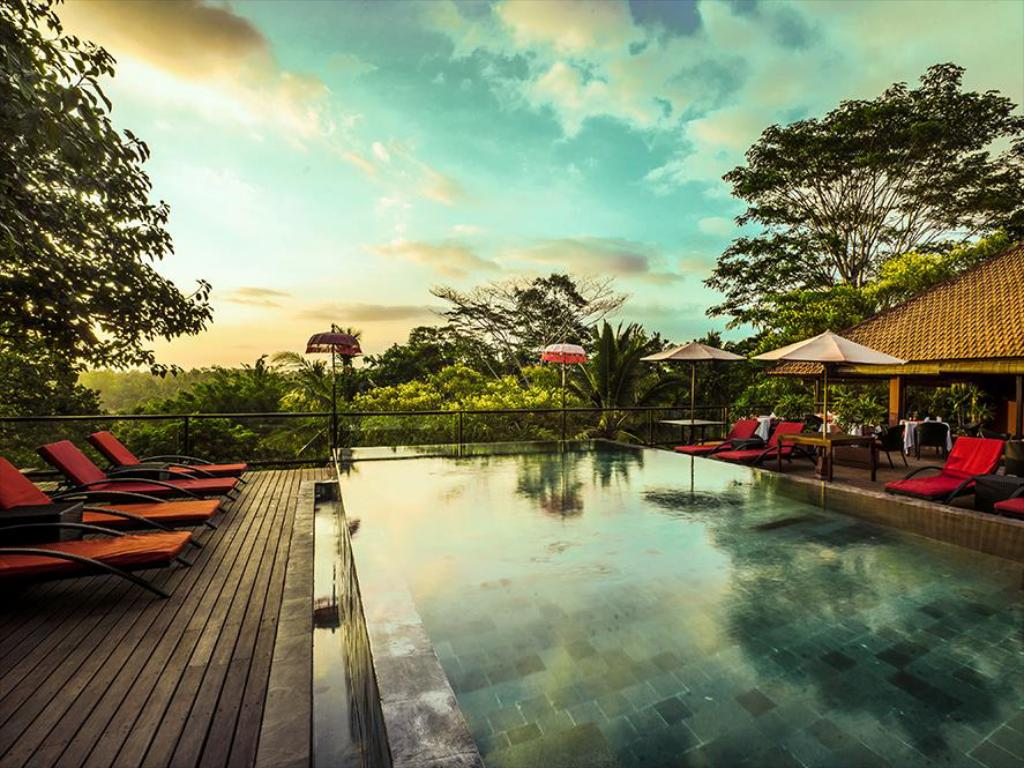
#> input picture goruntu_isleme/manzara.jpg, 1024 x 768 px, found by its file name
$ python ornek5.py
#> lines starting #> are read from the running program, lines starting #| are printed output that depends on the picture
# Goruntuleri karistirma
import numpy as np
import cv2
import matplotlib.pyplot as plt

img1 = cv2.imread("manzara.JPG")
#> img1 is the input picture: shape (768, 1024, 3); mean B, G, R 99.4, 128.2, 122.4
cv2.imshow("img1",img1)
cv2.waitKey(0)
img2 = cv2.imread("bird.JPG")
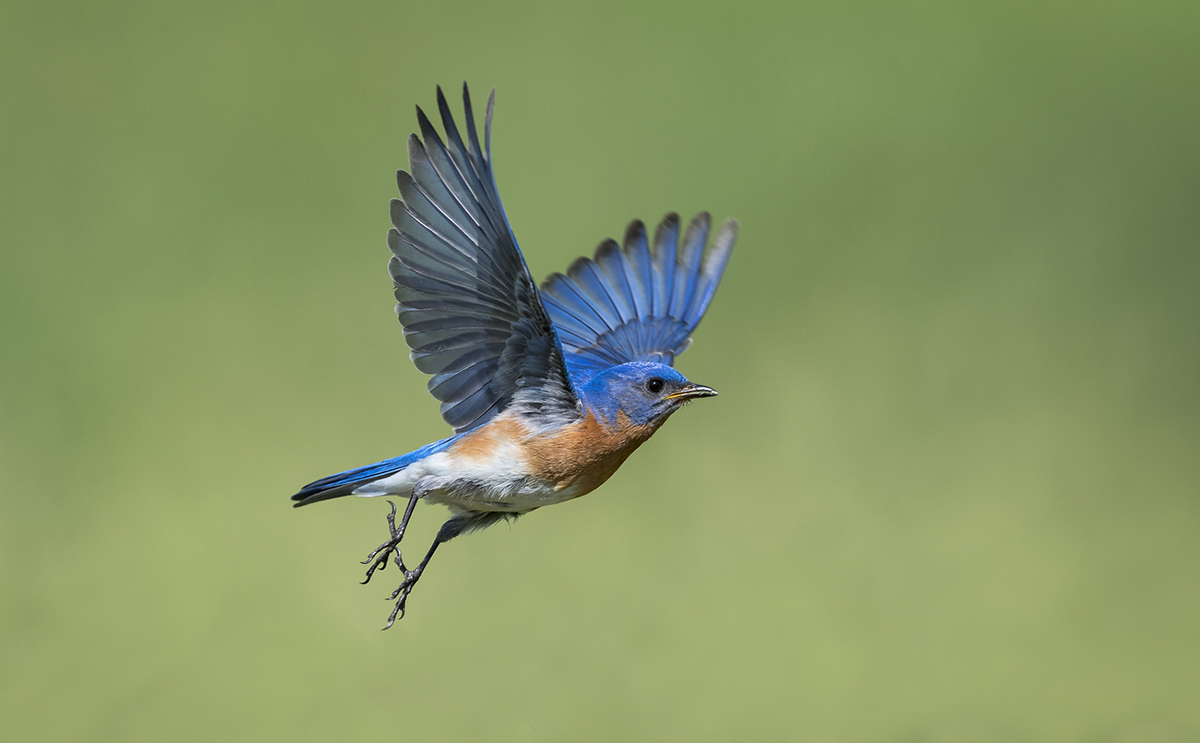
#> input picture goruntu_isleme/bird.jpg, 1200 x 743 px, found by its file name
#> img2 is the input picture: shape (743, 1200, 3); mean B, G, R 101, 150, 134.8
cv2.imshow("img2",img2)
cv2.waitKey(0)

print(img1.shape)
#| (768, 1024, 3)
print(img2.shape)
#| (743, 1200, 3)
img1 = cv2.resize(img1,(800,600))
#> img1: shape (600, 800, 3)
img2 = cv2.resize(img2,(800,600))
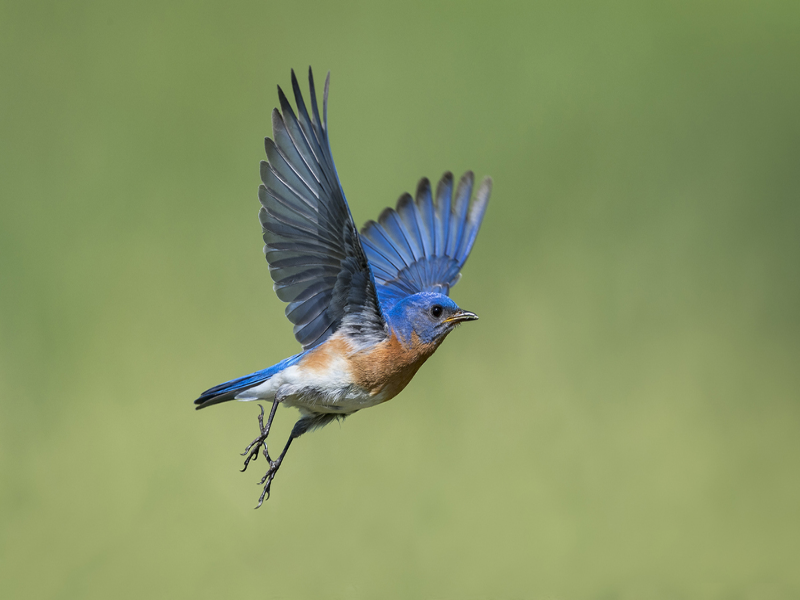
#> img2: shape (600, 800, 3); mean B, G, R 100.9, 149.9, 134.7

img3 = cv2.addWeighted(src1=img1,src2=img2,alpha=0.4,beta=0.6,gamma=0)
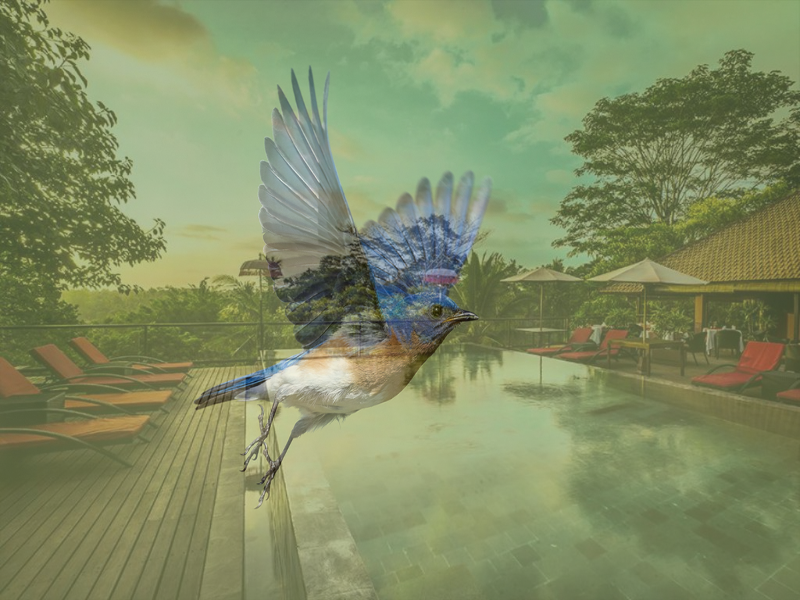
#> img3: shape (600, 800, 3); mean B, G, R 100.2, 141.2, 129.8
cv2.imshow("img3",img3)
cv2.waitKey(0)

cv2.destroyAllWindows()
